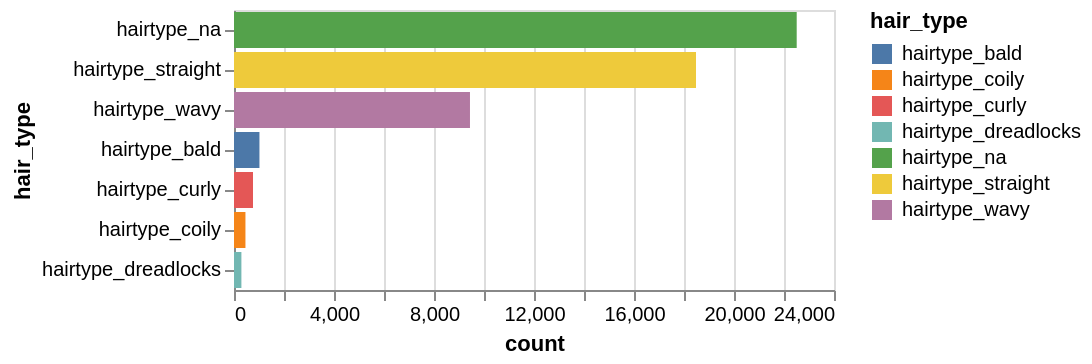

Notebook code cell kept with this figure:
### Markdown cell above
Hair color distributions seem normal enough, though a good chunk of hair types are unidentified.

### Code cell
# Isolating the hair color
hair_type_cols = []
for column in df.columns:
    if column.startswith("hairtype_"):
        hair_type_cols.append(column)

# Counting the number of different hairs colors represented
hair_type_counts = df[hair_type_cols].sum().reset_index(name="count").rename(columns={"index": "hair_type"})

# Displaying the number of different hairs colors represented
alt.Chart(hair_type_counts).mark_bar().encode(
    x="count:Q",
    y= alt.Y("hair_type:N").sort('-x'),
    color="hair_type:N"
)

### Figure 1 — Vega specification as saved in the notebook (floating-point values rounded to 4 significant figures)
{"$schema": "https://vega.github.io/schema/vega/v5.json", "data": [{"name": "source_0"}, {"name": "data_0", "values": [{"count_end": 458.0, "count_start": 0.0, "hair_type": "hairtype_coily"}, {"count_end": 296.0, "count_start": 0.0, "hair_type": "hairtype_dreadlocks"}, {"count_end": 1018.0, "count_start": 0.0, "hair_type": "hairtype_bald"}, {"count_end": 18480.0, "count_start": 0.0, "hair_type": "hairtype_straight"}, {"count_end": 761.0, "count_start": 0.0, "hair_type": "hairtype_curly"}, {"count_end": 9439.0, "count_start": 0.0, "hair_type": "hairtype_wavy"}, {"count_end": 22510.0, "count_start": 0.0, "hair_type": "hairtype_na"}]}, {"name": "source_0_y_domain_hair_type", "values": [{"hair_type": "hairtype_coily", "sort_field": 458}, {"hair_type": "hairtype_dreadlocks", "sort_field": 296}, {"hair_type": "hairtype_bald", "sort_field": 1018}, {"hair_type": "hairtype_straight", "sort_field": 18480}, {"hair_type": "hairtype_curly", "sort_field": 761}, {"hair_type": "hairtype_wavy", "sort_field": 9439}, {"hair_type": "hairtype_na", "sort_field": 22508}]}, {"name": "data_0_color_domain_hair_type", "values": [{"hair_type": "hairtype_coily"}, {"hair_type": "hairtype_dreadlocks"}, {"hair_type": "hairtype_bald"}, {"hair_type": "hairtype_straight"}, {"hair_type": "hairtype_curly"}, {"hair_type": "hairtype_wavy"}, {"hair_type": "hairtype_na"}]}], "signals": [{"name": "y_step", "value": 20}, {"name": "height", "update": "bandspace(domain('y').length, 0.1, 0.05) * y_step"}], "marks": [{"type": "rect", "name": "marks", "from": {"data": "data_0"}, "encode": {"update": {"x2": {"field": "count_start", "scale": "x"}, "x": {"field": "count_end", "scale": "x"}, "y": {"field": "hair_type", "scale": "y"}, "height": {"signal": "max(0.25, bandwidth('y'))"}, "fill": {"field": "hair_type", "scale": "color"}}}, "style": ["bar"]}], "scales": [{"name": "x", "type": "linear", "domain": {"data": "data_0", "fields": ["count_start", "count_end"]}, "range": [0, {"signal": "width"}], "nice": true, "zero": true}, {"name": "y", "type": "band", "domain": {"data": "source_0_y_domain_hair_type", "field": "hair_type", "sort": {"op": "max", "field": "sort_field", "order": "descending"}}, "range": {"step": {"signal": "y_step"}}, "paddingOuter": 0.05, "paddingInner": 0.1}, {"name": "color", "type": "ordinal", "domain": {"data": "data_0_color_domain_hair_type", "field": "hair_type", "sort": true}, "range": "category"}], "axes": [{"scale": "x", "grid": true, "domain": false, "maxExtent": 0, "aria": false, "labels": false, "gridScale": "y", "minExtent": 0, "zindex": 0, "tickCount": {"signal": "ceil(width/40)"}, "orient": "bottom", "ticks": false}, {"scale": "x", "tickCount": {"signal": "ceil(width/40)"}, "orient": "bottom", "grid": false, "labelFlush": true, "title": "count", "labelOverlap": true, "zindex": 0}, {"scale": "y", "zindex": 0, "orient": "left", "title": "hair_type", "grid": false}], "legends": [{"fill": "color", "symbolType": "square", "title": "hair_type"}], "width": 300, "background": "white", "style": "cell", "padding": 5}
